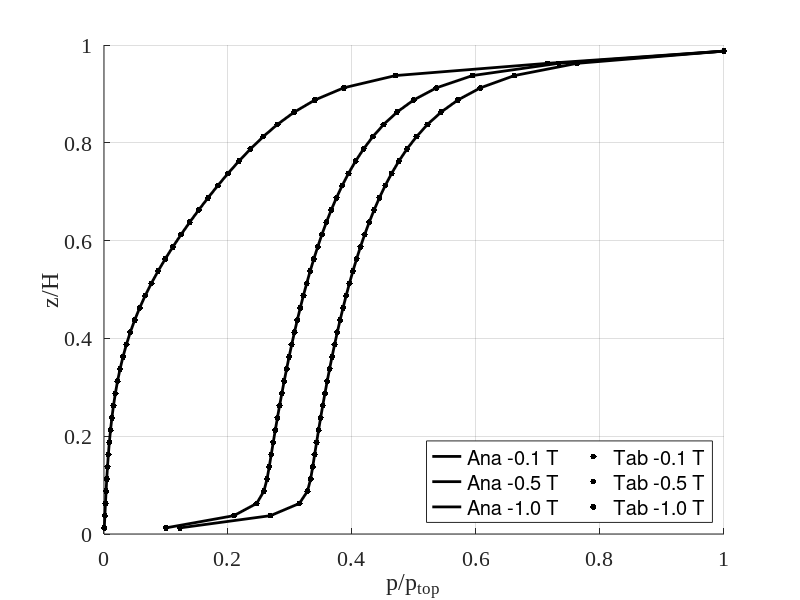
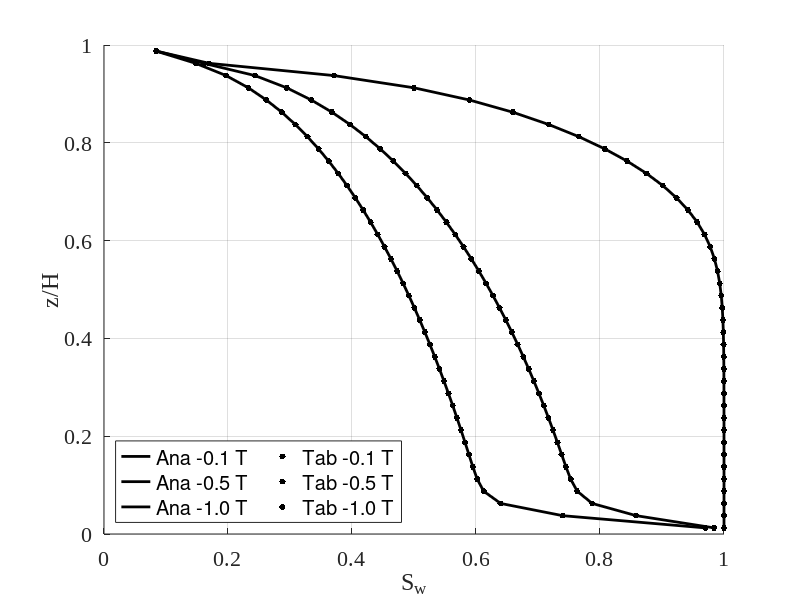

Recreate these plots in MATLAB, in order.
% This file is a comparison of two approaches to describing two variables,
% the saturation and the relative permeability. The first approach proposes
% an analytical expression for these variables, while the second approach
% relies on interpolated values from a table.

close all;
clear;
clc;
figures_dir = 'Figs/';
image_dir = strcat(pwd,'/',figures_dir);
load("Inputs/Solution/output1.mat")
pressplotA=pressplot;
swplotA=swplot;

load("Inputs/Solution/output3.mat")
pressplotC=pressplot;
swplotC=swplot;

t = [10 50 100];
t_max = t(end);
t = t/t_max;
tAnalytical = strcat("Ana - ",num2str(t',"%.1f")," T");
tTabular = strcat("Tab - ",num2str(t',"%.1f")," T");
tstr = strcat([tAnalytical; tTabular]);


figure('Position', [100, 100, 700, 700])
hold on
plot(pressplotA./(pressplotA(pos,:)),ptsZ,'k-', 'LineWidth', 2, 'MarkerSize', 14);
plot(pressplotC./(pressplotC(pos,:)),ptsZ,'k.', 'LineWidth', 2, 'MarkerSize', 14);
xlabel('p/p_{top}')
ylabel('z/H')
legend(tstr, 'Location', 'southeast', 'NumColumns', 2)
set(gca,'FontName', 'Liberation Serif', 'FontSize', 16, 'XGrid', 'on', 'YGrid', 'on')
% export figure with quality
stmp = strcat(image_dir,'pressure_validation','.png');
exportgraphics(gcf,stmp,'Resolution',400)


figure('Position', [100, 100, 700, 700])
hold on
plot(swplotA,ptsZ,'k-', 'LineWidth', 2, 'MarkerSize', 14);
plot(swplotC,ptsZ,'k.', 'LineWidth', 2, 'MarkerSize', 14);
xlabel('S_w')
ylabel('z/H')
legend(tstr, 'Location', 'southwest', 'NumColumns', 2)
set(gca,'FontName', 'Liberation Serif', 'FontSize', 16, 'XGrid', 'on', 'YGrid', 'on')
% export figure with quality
stmp = strcat(image_dir,'saturation_validation', '.png');
exportgraphics(gcf,stmp,'Resolution',400)
